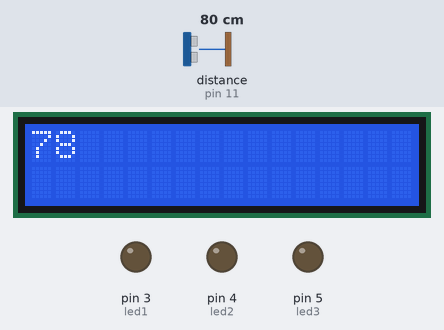
Bench run of a sketch on a simulated Arduino Uno, built with avr-gcc and run on an emulated ATmega328P. Shown: 16×2 character LCD, output pins drawn as LEDs (lit = HIGH). Wiring (inferred from the names in the program): ultrasonic range finder: trigger pin 12; echo pin 11. Dashed ring = blinking. The test bench sets the inputs (shaded band); at power-on: distance to the obstacle (sensor on pin 11) 80 cm. The echo pulse lasts 58.3 µs per cm; pins used as bus, display or sensor lines are not drawn; what the sketch prints to the serial monitor is not drawn.

Above: at 1.2 s.
1.3 s: distance to the obstacle (sensor on pin 11) set to 66 cm
At 2.5 s:
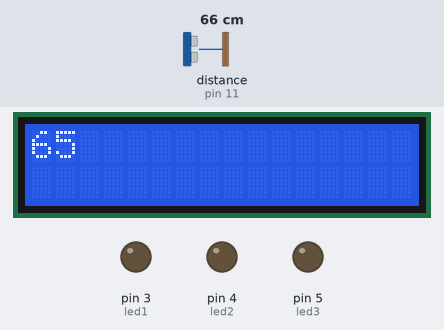
2.8 s: distance to the obstacle (sensor on pin 11) set to 57 cm
At 3.2 s:
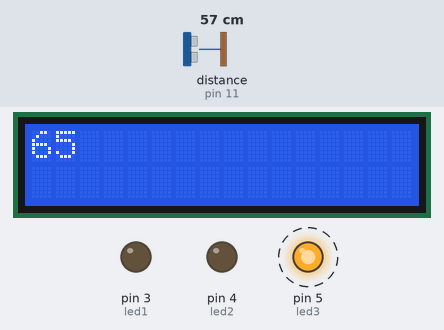
5.8 s: distance to the obstacle (sensor on pin 11) set to 45 cm
At 7.21 s:
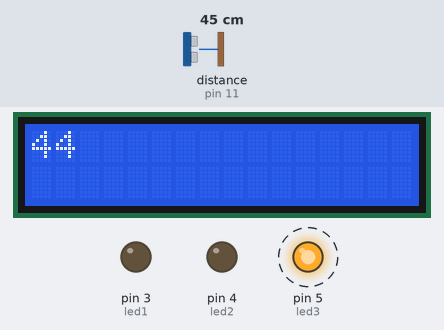
8.5 s: distance to the obstacle (sensor on pin 11) set to 37 cm
At 9.1 s:
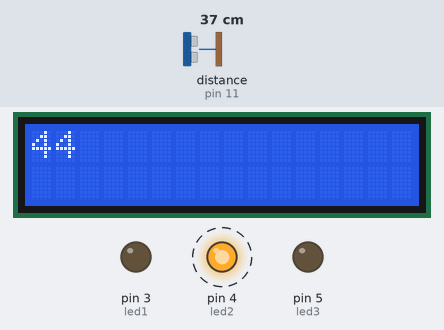
11.5 s: distance to the obstacle (sensor on pin 11) set to 24 cm
At 12.14 s:
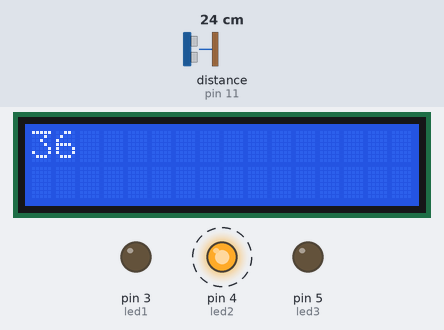
14.1 s: distance to the obstacle (sensor on pin 11) set to 19 cm
At 15.1 s:
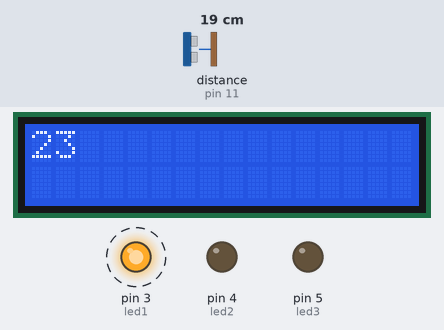
Timing chart, 0 to 18.1 s (numbered marks = the images above; inputs shaded):
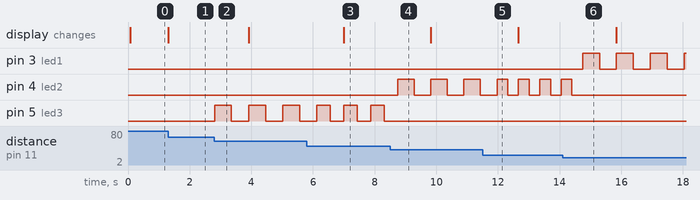

The sketch:

Lab1-2.ino
```cpp
#include <Wire.h>
#include <LiquidCrystal_I2C.h>
// #include <cmath>
using namespace std;

#define led1 3
#define led2 4
#define led3 5


int trigPin = 12;
int echoPin = 11;
LiquidCrystal_I2C lcd(0x27, 16, 2);

float duration;
int cm;
float soundspeed=0.034;

void setup() {
  Serial.begin (9600);
  pinMode(trigPin, OUTPUT);
  pinMode(echoPin, INPUT);
  pinMode(led1,OUTPUT);
  digitalWrite(led1, LOW);
  pinMode(led2,OUTPUT);
  digitalWrite(led2, LOW);
  pinMode(led3,OUTPUT);
  digitalWrite(led3, LOW);
  lcd.init();
  lcd.backlight();
}

void loop() {


  // ex.給 Trig 高電位，持續 10微秒
  digitalWrite(trigPin, HIGH);
  delayMicroseconds(10);
  digitalWrite(trigPin, LOW);
  duration = pulseIn(echoPin, HIGH);


  //To do : 算出距離
  cm = (duration/2)*soundspeed;
  double delay_time = duration/2; //(us)
  Serial.println(cm);
  if(cm>0 && cm<=20)
  {
    digitalWrite(led1, HIGH);
    delay(delay_time);
    digitalWrite(led1, LOW);
    delay(delay_time);
  }
  else if(cm>20 && cm<=40)
  {
    delay_time/=2;
    digitalWrite(led2, HIGH);
    delay(delay_time);
    digitalWrite(led2, LOW);
    delay(delay_time);
  }
  else if(cm>40 && cm<=60)
  {
    delay_time/=3;
    digitalWrite(led3, HIGH);
    delay(delay_time);
    digitalWrite(led3, LOW);
    delay(delay_time);
  }
  else if(cm>60)
  {
    digitalWrite(led1, LOW);
    digitalWrite(led2, LOW);
    digitalWrite(led3, LOW);
  }

  //To do : 顯示距離於lcd上
  lcd.setCursor(0,0);
  lcd.print(cm);

}
```

Measured:
- the behaviour switches between 62 and 61 cm on distance to the obstacle (sensor on pin 11) (found by bisection; images 1 and 2)
- the behaviour switches between 42 and 41 cm on distance to the obstacle (sensor on pin 11) (found by bisection; images 3 and 4)
- the behaviour switches between 22 and 21 cm on distance to the obstacle (sensor on pin 11) (found by bisection; images 5 and 6)
- after the input at 1.3 s, the display: changes at once (image 1)
- after the input at 2.8 s, pin 5 (led3): alternates HIGH for 0.55 s and LOW for 0.56 s, starting at once
- after the input at 5.8 s, the display: changes after 1.2 s (image 3)
- after the input at 8.5 s, pin 4 (led2): alternates HIGH for 0.53 s and LOW for 0.54 s, starting after 0.25 s; pin 5 (led3): stops changing and stays LOW
- after the input at 11.5 s, pin 4 (led2): alternates HIGH for 0.35 s and LOW for 0.35 s, starting after 0.82 s
- after the input at 14.1 s, pin 3 (led1): alternates HIGH for 0.55 s and LOW for 0.55 s, starting after 0.65 s; pin 4 (led2): goes on until 14.4 s, then stays LOW
